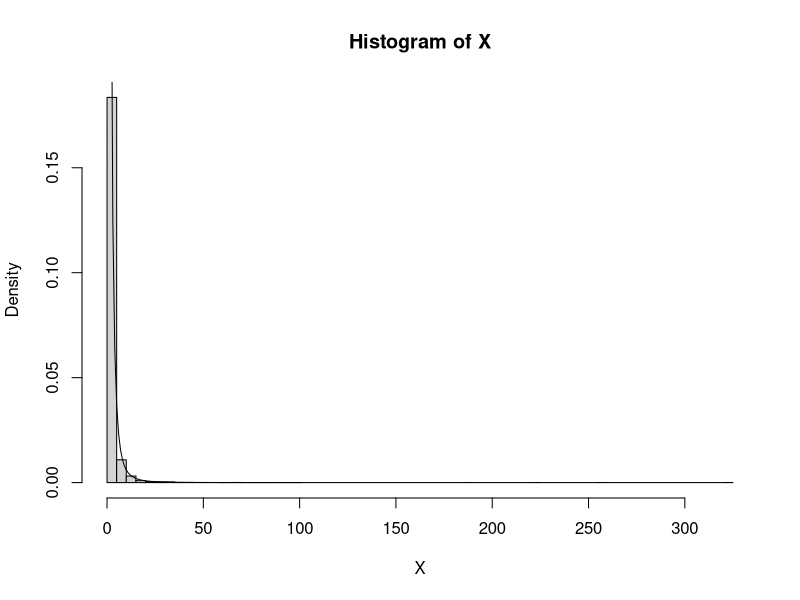
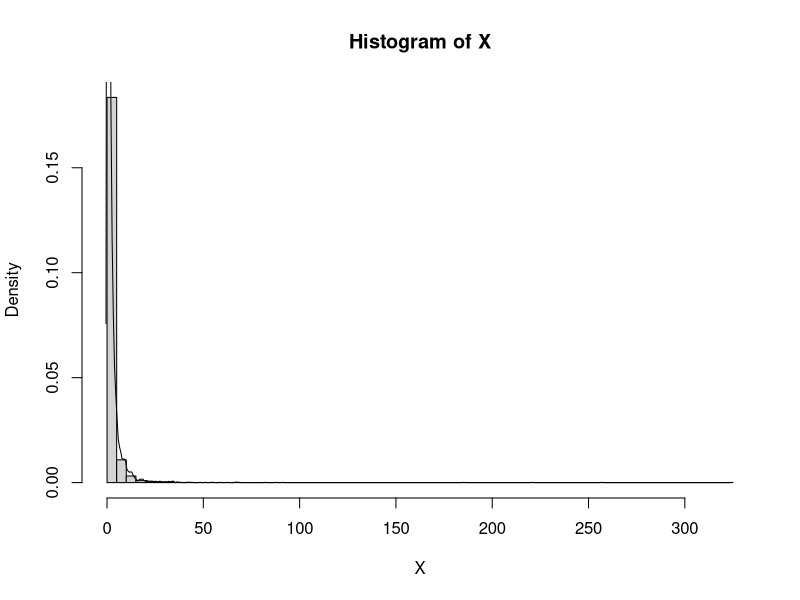

The R script that drew these images, in order:
## ---- chunk 1
F <- function(alpha, x) {
  return(ifelse(x >= 0, 1 - (1 + alpha * x)^(-1 / alpha), 0))
}
f <- function(alpha, x) {
  return(ifelse(x >= 0, (1 + alpha * x)^(-(alpha + 1) / alpha), 0))
}
F_minus_1 <- function(alpha, x) {
  return(ifelse(x != 0, -((-1 + (1 - x)^alpha) * (1 - x)^(-alpha)) / alpha, 0))
}
## ---- chunk 2
rf <- function(n, alpha = 0.5) {
  return(F_minus_1(alpha, runif(n)))
}
## ---- chunk 3
n <- 10000
X <- rf(n)
hist(X, breaks = 100, freq = FALSE)
vals <- 0:100
lines(x = f(alpha = 0.5, x = vals))
## ---- chunk 4
hist(X, breaks = 100, freq = FALSE)
lines(density(X))
